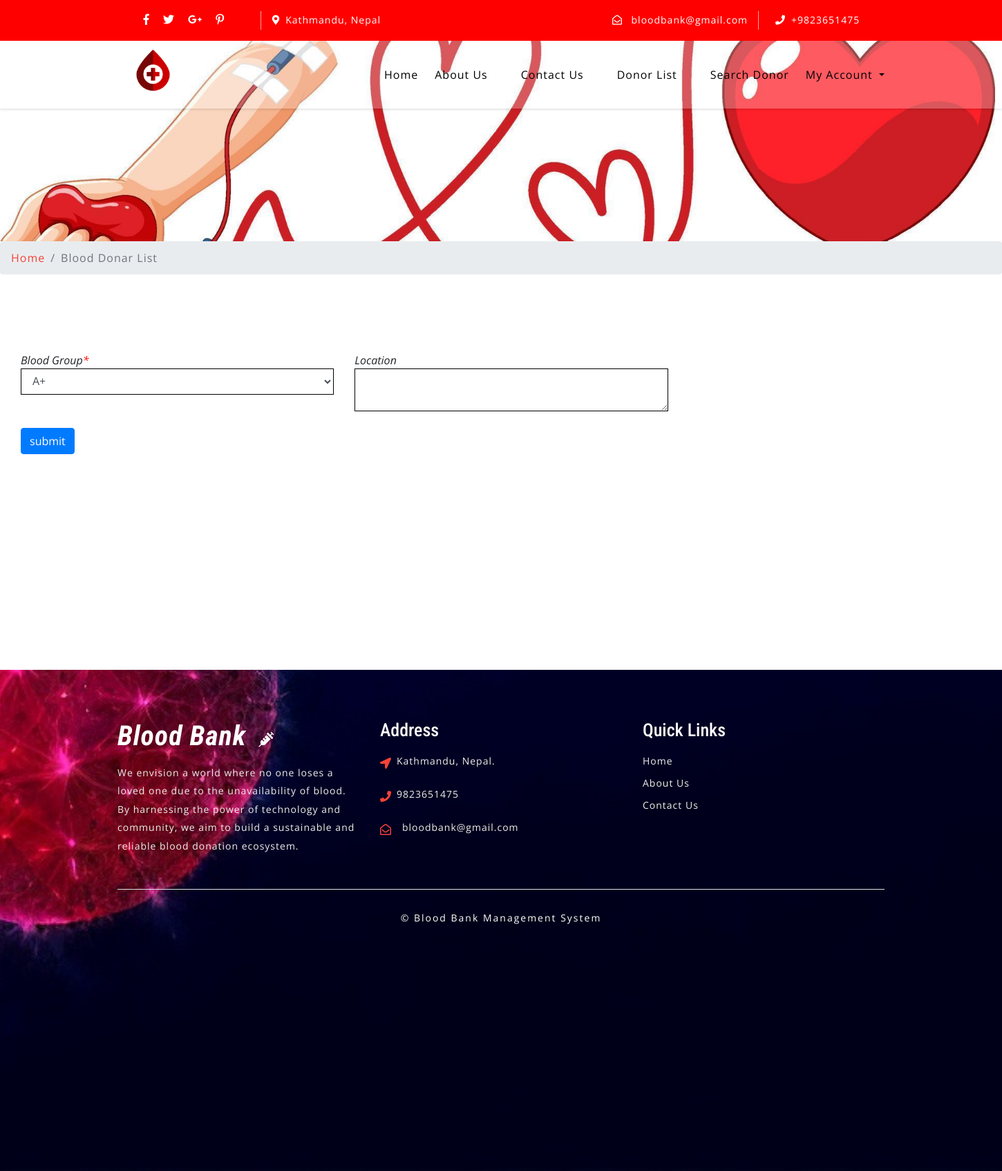
/bbdms/search-donor.php (signed in), run on the app's committed database.
### tables this page shows
CREATE TABLE `tblcontactusinfo` (
  `id` int(11) NOT NULL,
  `Address` tinytext DEFAULT NULL,
  `EmailId` varchar(255) DEFAULT NULL,
  `ContactNo` char(11) DEFAULT NULL
);

### bbdms/search-donor.php (the view, shortened to what this page needs)
<?php
include('includes/config.php');
?>
<!DOCTYPE html>
<html lang="zxx">
<head>
	<link rel="stylesheet" href="css/bootstrap.css">
	<link rel="stylesheet" href="css/style.css" type="text/css" media="all" />
	<link rel="stylesheet" href="css/fontawesome-all.css">
</head>
<body>
	<?php include('includes/header.php');?>
	<div class="inner-banner-w3ls">
	</div>
	<div class="breadcrumb-agile">
		<div aria-label="breadcrumb">
			<ol class="breadcrumb">
				<li class="breadcrumb-item">
					<a href="index.php">Home</a>
				</li>
				<li class="breadcrumb-item active" aria-current="page">Blood Donar List</li>
			</ol>
		</div>
	</div>
	<div class="agileits-contact py-5">
		<div class="py-xl-5 py-lg-3">
			<form name="donar" method="post" style="padding-left: 30px;">
<div class="row">
<div class="col-lg-4 mb-4">
<div class="font-italic">Blood Group<span style="color:red">*</span> </div>
<div><select name="bloodgroup" class="form-control" required>
<?php $sql = "SELECT * from  tblbloodgroup ";
$query = $dbh -> prepare($sql);
$query->execute();
$results=$query->fetchAll(PDO::FETCH_OBJ);
if($query->rowCount() > 0)
{
foreach($results as $result)
{               ?>
<option value="<?php echo htmlentities($result->BloodGroup);?>"><?php echo htmlentities($result->BloodGroup);?></option>
<?php }} ?>
</select>
</div>
</div>
<div class="col-lg-4 mb-4">
<div class="font-italic">Location </div>
<div><textarea class="form-control" name="location"></textarea></div>
</div>
</div>
<div class="row">
<div class="col-lg-4 mb-4">
<div><input type="submit" name="sub" class="btn btn-primary" value="submit" style="cursor:pointer"></div>
</div>
</div>
</form>
	<div class="agileits-contact py-5">
		<div class="py-xl-5 py-lg-3">
			</div>
			</div>
		</div>
	</div>
	<?php include('includes/footer.php');?>
</body>
</html>

### bbdms/includes/header.php (shortened to what this page needs)
    <header>
        <div class="top-bar py-3">
            <div class="container">
                <div class="row">
                    <div class="col-lg-7 top-social-agile">
                        <div class="row">
                            <ul class="col-lg-4 col-6 top-right-info text-center">
                                <li>
                                    <a href="#">
                                        <i class="fab fa-facebook-f"></i>
                                    </a>
                                </li>
                                <li class="mx-3">
                                    <a href="#">
                                        <i class="fab fa-twitter"></i>
                                    </a>
                                </li>
                                <li>
                                    <a href="#">
                                        <i class="fab fa-google-plus-g"></i>
                                    </a>
                                </li>
                                <li class="ml-3">
                                    <a href="#">
                                        <i class="fab fa-pinterest-p"></i>
                                    </a>
                                </li>
                            </ul><?php
$sql = "SELECT * from tblcontactusinfo";
$query = $dbh -> prepare($sql);
$query->execute();
$results=$query->fetchAll(PDO::FETCH_OBJ);
if($query->rowCount() > 0)
{
foreach($results as $result)
{ ?>
                            <div class="col-6 header-top_w3layouts pl-3 text-lg-left text-center">
                                <p class="text-white">
                                <i class="fas fa-map-marker-alt mr-2"></i><?php echo $result->Address; ?></p>
                            </div>
                        </div>
                    </div>
                    <div class="col-lg-5 top-social-agile text-lg-right text-center">
                        <div class="row">
                            <div class="col-lg-7 col-6 top-w3layouts">
                                <p class="text-white">
                                    <i class="far fa-envelope-open mr-2"></i>
                                    <a href="mailto:info@example.com" class="text-white"><?php echo $result->EmailId; ?></a>
                                </p>
                            </div>
                            <div class="col-lg-5 col-6 header-w3layouts pl-4 text-lg-left">
                                <p class="text-white">
                                    <i class="fas fa-phone mr-2"></i>+<?php  echo $result->ContactNo; ?></p>
                            </div>
                        </div><?php } } ?>
                    </div>
                </div>
            </div>
        </div>
    </header>
    <div id="home">
        <div class="main-top py-1" style="padding: 5px 0;">
            <nav class="navbar navbar-expand-lg navbar-light fixed-navi" style="min-height: 50px; padding: 5px 10px;">
                <div class="container">
                    <h1>
                       <a href="index.php"> <img src="images/logo.png" alt="" style="max-height: 80px; width: auto;"></a>
                    </h1>
                    <div class="collapse navbar-collapse text-center" id="navbarSupportedContent">
                        <ul class="navbar-nav ml-lg-auto">
                            <li class="nav-item active mt-lg-0 mt-3">
                                <a class="nav-link" href="index.php" style="color: Black;">Home
                                </a>
                            </li>
                            <li class="nav-item mx-lg-4 my-lg-0 my-3">
                                <a class="nav-link" href="about.php" style="color: Black;">About Us</a>
                            </li>
                            <li class="nav-item mx-lg-4 my-lg-0 my-3">
                                <a class="nav-link" href="contact.php" style="color: Black;">Contact Us</a>
                            </li>
                            <li class="nav-item mx-lg-4 my-lg-0 my-3">
                                <a class="nav-link" href="donor-list.php" style="color: Black;">Donor List</a>
                            </li>
                            <li class="nav-item mx-lg-4 my-lg-0 my-3">
                                <a class="nav-link" href="search-donor.php" style="color: Black;">Search Donor</a>
                            </li>
                            <?php if (strlen($_SESSION['bbdmsdid']!=0)) {?>
                            <li class="nav-item dropdown">
                                <a class="nav-link dropdown-toggle" href="#" id="navbarDropdown" role="button" data-toggle="dropdown"
                                    aria-haspopup="true" aria-expanded="false" style="color: Black;">
                                    My Account
                                </a>
                            </li>
                            <?php } ?>
                    </div>
                </div>
            </nav>
        </div>
    </div>

### bbdms/includes/footer.php (shortened to what this page needs)
<footer>
    <div class="w3ls-footer-grids pt-sm-4 pt-3">
      <div class="container py-xl-5 py-lg-3">
        <div class="row">
          <div class="col-md-4 w3l-footer">
            <h2 class="mb-sm-3 mb-2">
              <a href="index.php" class="text-white font-italic font-weight-bold">
                <span class="text-white">Blood Bank</span>
                <i class="fas fa-syringe ml-2"></i>
              </a>
            </h2>
            <p>We envision a world where no one loses a loved one due to the unavailability of blood. By harnessing the power of technology and community, we aim to build a sustainable and reliable blood donation ecosystem.</p>
          </div>
          <div class="col-md-4 w3l-footer my-md-0 my-4">
            <h3 class="mb-sm-3 mb-2 text-white">Address</h3>
            <ul class="list-unstyled">
              <?php
$sql = "SELECT * from tblcontactusinfo";
$query = $dbh -> prepare($sql);
$query->execute();
$results=$query->fetchAll(PDO::FETCH_OBJ);
if($query->rowCount() > 0)
{
foreach($results as $result)
{ ?>
              <li>
                <i class="fas fa-location-arrow float-left"></i>
                <p class="ml-4">
                  <span><?php  echo $result->Address; ?>. </p>
                <div class="clearfix"></div>
              </li>
              <li class="my-3">
                <i class="fas fa-phone float-left"></i>
                <p class="ml-4"><?php  echo $result->ContactNo; ?></p>
                <div class="clearfix"></div>
              </li>
              <li>
                <i class="far fa-envelope-open float-left"></i>
                <a href="mailto:info@example.com" class="ml-3"><?php  echo $result->EmailId; ?></a>
                <div class="clearfix"></div>
              </li>
            <?php } } ?></ul>
          </div>
          <div class="col-md-4 w3l-footer">
            <h3 class="mb-sm-3 mb-2 text-white">Quick Links</h3>
            <div class="nav-w3-l">
              <ul class="list-unstyled">
                <li>
                  <a href="index.php">Home</a>
                </li>
                <li class="mt-2">
                  <a href="about.php">About Us</a>
                </li>
                <li class="mt-2">
                  <a href="contact.php">Contact Us</a>
                </li>
              </ul>
            </div>
          </div>
        </div>
        <div class="border-top mt-5 pt-lg-4 pt-3 pb-lg-0 pb-3 text-center">
          <p class="copy-right-grids mt-lg-1">©  Blood Bank Management System
          </p>
        </div>
      </div>
    </div>
  </footer>

### bbdms/css/style.css (style rules this page uses)
body { padding: 0; margin: 0; background: #FFF; font-family: 'Open Sans', sans-serif; }
body a { transition: 0.5s all; -webkit-transition: 0.5s all; -moz-transition: 0.5s all; -o-transition: 0.5s all; -ms-transition: 0.5s all; text-decoration: none; }
input[type="button"], input[type="submit"] { transition: 0.5s all; -webkit-transition: 0.5s all; -moz-transition: 0.5s all; -o-transition: 0.5s all; -ms-transition: 0.5s all; }
h1, h2, h3, h4, h5, h6 { margin: 0; padding: 0; font-family: 'Roboto Condensed', sans-serif; }
p { margin: 0; padding: 0; font-family: 'Open Sans', sans-serif; font-size: 15px; letter-spacing: 1px; line-height: 1.9; color: #999; }
ul, ol { margin: 0; padding: 0; }
.top-bar { background: red; }
.top-right-info li i { color: #fff; transition: 0.5s all; -webkit-transition: 0.5s all; -moz-transition: 0.5s all; -o-transition: 0.5s all; -ms-transition: 0.5s all; }
.top-right-info li { display: inline-block; }
.header-top_w3layouts p, .header-w3layouts p, .top-w3layouts p { font-size: 14px; }
.header-top_w3layouts, .header-w3layouts { border-left: 1px solid rgba(255, 255, 255, 0.63); }
div#home { position: relative; }
.main-top { position: absolute; z-index: 999; width: 100%; background: rgba(255, 255, 255, 0.26); box-shadow: 0 2px 3px 0 rgba(0, 0, 0, 0.1); -webkit-transition: background-color .1s ease-in-out; -moz-transition: background-color .1s ease-in-out; -ms-transition: background-color .1s ease-in-out; -o-transition: background-color .1s ease-in-out; transition: background-color .1s ease-in-out; }
.navbar-light .navbar-nav .nav-link { padding: 0; color: #fff; background: transparent; font-size: 16px; letter-spacing: 1px; }
.navbar-light .navbar-nav .show>.nav-link, .navbar-light .navbar-nav .active>.nav-link, .navbar-light .navbar-nav .nav-link.show, .navbar-light .navbar-nav .nav-link.active, .navbar-light .navbar-nav .nav-link:hover, .navbar-light .navbar-nav .nav-link:focus { color: #f44336; }
nav.fixed-navi ul { list-style: none; margin: 0; padding: 0; }
nav.fixed-navi ul li { float: left; }
.navbar-light .navbar-brand, .navbar-light .navbar-brand:hover, .navbar-light .navbar-brand:focus, .w3l-footer h2 a span { color: #f44336; }
a.navbar-brand i, .w3l-footer h2 a i { color: #fff; font-size: 22px; }
.form-control { border-radius: 0px }
footer { background: url(../images/bg3.jpg) no-repeat center fixed; background-size: cover; -webkit-background-size: cover; -moz-background-size: cover; -o-background-size: cover; -moz-background-size: cover; height: 50vw; }
.w3l-footer h2 a { font-size: 40px; letter-spacing: 1px; }
.w3l-footer h3 { font-size: 26px; }
.w3l-footer p, .w3l-footer p a, .w3l-footer ul li a { font-size: 14px; color: #efefef; letter-spacing: 1px; }
.w3l-footer ul li i { color: #f44336; line-height: 2; }
p.copy-right-grids { font-size: 14px; color: #fff; letter-spacing: 2px; }
.inner-banner-w3ls { background: url(../images/banner3.jpg) no-repeat center; background-size: cover; -webkit-background-size: cover; -moz-background-size: cover; -o-background-size: cover; -moz-background-size: cover; height: 20vw; width : 180vh; }
.breadcrumb li a { color: #f44336; }
.breadcrumb li { letter-spacing: 1px; color: #000; }
select.form-control:not([size]):not([multiple]) { height: inherit; }

### data on the page
tblcontactusinfo: Address "Kathmandu, Nepal", EmailId "bloodbank@gmail.com", ContactNo "9823651475"

### other printed values
form field bloodgroup "A+"
